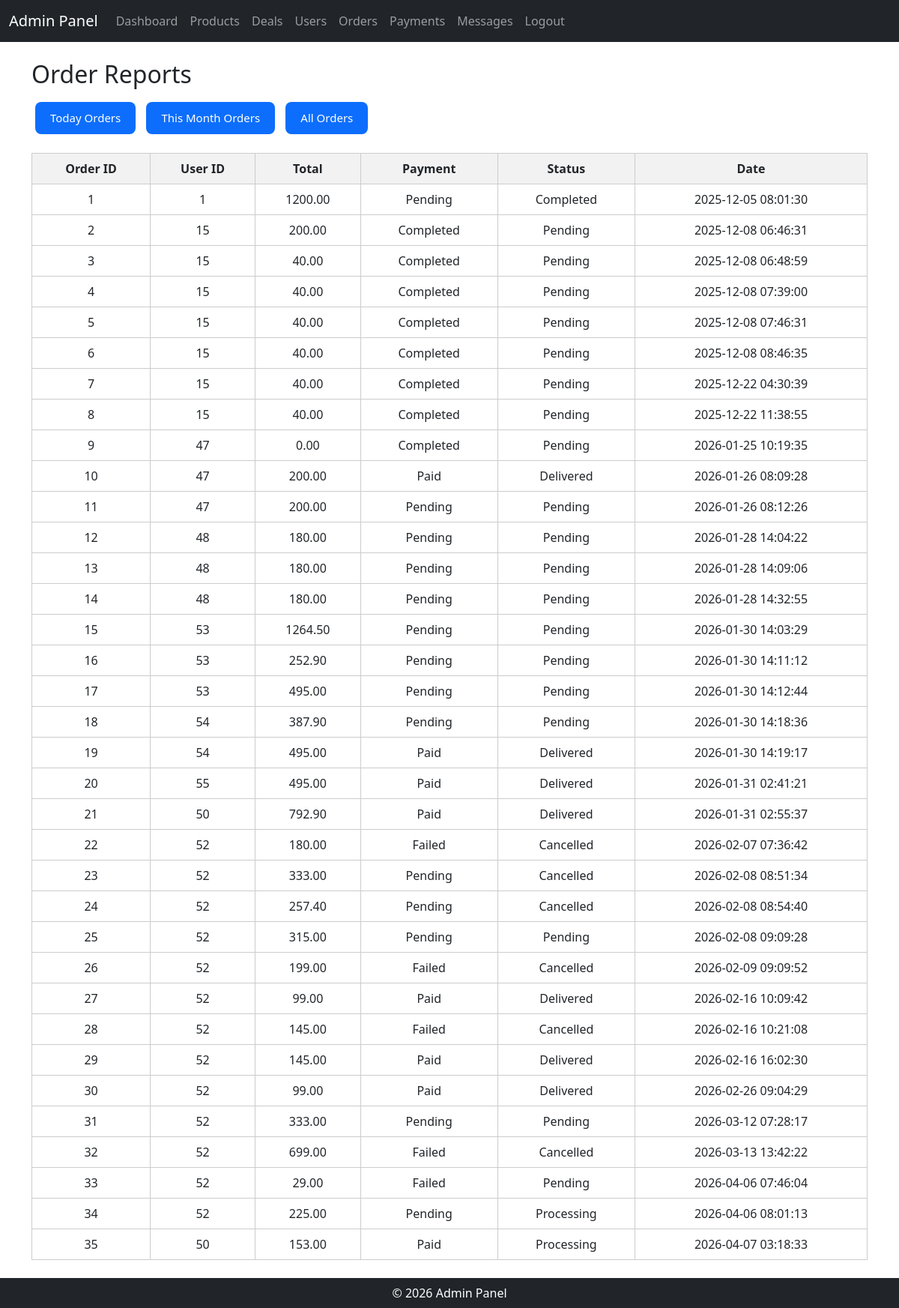
Page /admin_orders_report.php on the committed database.
### tables this page shows
CREATE TABLE `orders` (
  `order_id` int(11) NOT NULL,
  `user_id` int(11) NOT NULL,
  `order_date` timestamp NOT NULL DEFAULT current_timestamp(),
  `order_total` decimal(10,2) NOT NULL,
  `payment_status` varchar(50) DEFAULT 'Pending',
  `order_status` varchar(50) DEFAULT 'Processing',
  `deal_code` varchar(50) DEFAULT NULL,
  `discount_amount` decimal(10,2) DEFAULT 0.00,
  `cancelled_by` enum('user','admin') DEFAULT NULL
);

### admin_orders_report.php (the view, shortened to what this page needs)
<?php
include "config/db.php";
include 'admin_header.php';
$filter = $_GET['filter'] ?? 'all';
if($filter == "today"){
    $sql = "SELECT * FROM orders
            WHERE DATE(order_date) = CURDATE()";
}
elseif($filter == "month"){
    $sql = "SELECT * FROM orders
            WHERE MONTH(order_date)=MONTH(CURDATE())
            AND YEAR(order_date)=YEAR(CURDATE())";
}
else{
    $sql = "SELECT * FROM orders";
}
$result = mysqli_query($conn,$sql);
?>
<!DOCTYPE html>
<html>
<head>
</head>
<body>
<h2>Order Reports</h2>
<form method="GET">
    <button name="filter" value="today">Today Orders</button>
    <button name="filter" value="month">This Month Orders</button>
    <button name="filter" value="all">All Orders</button>
</form>
<table>
<tr>
    <th>Order ID</th>
    <th>User ID</th>
    <th>Total</th>
    <th>Payment</th>
    <th>Status</th>
    <th>Date</th>
</tr>
<?php while($row = mysqli_fetch_assoc($result)){ ?>
<tr>
    <td><?= $row['order_id']; ?></td>
    <td><?= $row['user_id']; ?></td>
    <td><?= $row['order_total']; ?></td>
    <td><?= $row['payment_status']; ?></td>
    <td><?= $row['order_status']; ?></td>
    <td><?= $row['order_date']; ?></td>
</tr>
<?php } ?>
</table>
<?php include 'admin_footer.php'; ?>
</body>
</html>

### admin_orders_report.php (style rules this page uses)
button { background:#0d6efd; color:white; padding:10px 20px; margin:10px 5px; border:none; border-radius:8px; font-size:15px; cursor:pointer; }
table { width:100%; border-collapse:collapse; margin-top:15px; }
th { background:#f2f2f2; }
th,td { border:1px solid #ccc; padding:8px; text-align:center; }

### rows in the picture
orders: order_id "1", user "1", order_total "1200.00", payment_status "Pending", order_status "Completed", order_date "2025-12-05 08:01:30"
orders: order_id "2", user "15", order_total "200.00", payment_status "Completed", order_status "Pending", order_date "2025-12-08 06:46:31"
orders: order_id "3", user "15", order_total "40.00", payment_status "Completed", order_status "Pending", order_date "2025-12-08 06:48:59"
orders: order_id "4", user "15", order_total "40.00", payment_status "Completed", order_status "Pending", order_date "2025-12-08 07:39:00"
orders: order_id "5", user "15", order_total "40.00", payment_status "Completed", order_status "Pending", order_date "2025-12-08 07:46:31"
orders: order_id "6", user "15", order_total "40.00", payment_status "Completed", order_status "Pending", order_date "2025-12-08 08:46:35"
orders: order_id "7", user "15", order_total "40.00", payment_status "Completed", order_status "Pending", order_date "2025-12-22 04:30:39"
orders: order_id "8", user "15", order_total "40.00", payment_status "Completed", order_status "Pending", order_date "2025-12-22 11:38:55"
orders: order_id "9", user "47", order_total "0.00", payment_status "Completed", order_status "Pending", order_date "2026-01-25 10:19:35"
orders: order_id "10", user "47", order_total "200.00", payment_status "Paid", order_status "Delivered", order_date "2026-01-26 08:09:28"
orders: order_id "11", user "47", order_total "200.00", payment_status "Pending", order_status "Pending", order_date "2026-01-26 08:12:26"
orders: order_id "12", user "48", order_total "180.00", payment_status "Pending", order_status "Pending", order_date "2026-01-28 14:04:22"
orders: order_id "13", user "48", order_total "180.00", payment_status "Pending", order_status "Pending", order_date "2026-01-28 14:09:06"
orders: order_id "14", user "48", order_total "180.00", payment_status "Pending", order_status "Pending", order_date "2026-01-28 14:32:55"
orders: order_id "15", user "53", order_total "1264.50", payment_status "Pending", order_status "Pending", order_date "2026-01-30 14:03:29"
orders: order_id "16", user "53", order_total "252.90", payment_status "Pending", order_status "Pending", order_date "2026-01-30 14:11:12"
orders: order_id "17", user "53", order_total "495.00", payment_status "Pending", order_status "Pending", order_date "2026-01-30 14:12:44"
orders: order_id "18", user "54", order_total "387.90", payment_status "Pending", order_status "Pending", order_date "2026-01-30 14:18:36"
orders: order_id "19", user "54", order_total "495.00", payment_status "Paid", order_status "Delivered", order_date "2026-01-30 14:19:17"
orders: order_id "20", user "55", order_total "495.00", payment_status "Paid", order_status "Delivered", order_date "2026-01-31 02:41:21"
orders: order_id "21", user "50", order_total "792.90", payment_status "Paid", order_status "Delivered", order_date "2026-01-31 02:55:37"
orders: order_id "22", user "52", order_total "180.00", payment_status "Failed", order_status "Cancelled", order_date "2026-02-07 07:36:42"
orders: order_id "23", user "52", order_total "333.00", payment_status "Pending", order_status "Cancelled", order_date "2026-02-08 08:51:34"
orders: order_id "24", user "52", order_total "257.40", payment_status "Pending", order_status "Cancelled", order_date "2026-02-08 08:54:40"
orders: order_id "25", user "52", order_total "315.00", payment_status "Pending", order_status "Pending", order_date "2026-02-08 09:09:28"
orders: order_id "26", user "52", order_total "199.00", payment_status "Failed", order_status "Cancelled", order_date "2026-02-09 09:09:52"
orders: order_id "27", user "52", order_total "99.00", payment_status "Paid", order_status "Delivered", order_date "2026-02-16 10:09:42"
orders: order_id "28", user "52", order_total "145.00", payment_status "Failed", order_status "Cancelled", order_date "2026-02-16 10:21:08"
orders: order_id "29", user "52", order_total "145.00", payment_status "Paid", order_status "Delivered", order_date "2026-02-16 16:02:30"
orders: order_id "30", user "52", order_total "99.00", payment_status "Paid", order_status "Delivered", order_date "2026-02-26 09:04:29"
orders: order_id "31", user "52", order_total "333.00", payment_status "Pending", order_status "Pending", order_date "2026-03-12 07:28:17"
orders: order_id "32", user "52", order_total "699.00", payment_status "Failed", order_status "Cancelled", order_date "2026-03-13 13:42:22"
orders: order_id "33", user "52", order_total "29.00", payment_status "Failed", order_status "Pending", order_date "2026-04-06 07:46:04"
orders: order_id "34", user "52", order_total "225.00", payment_status "Pending", order_status "Processing", order_date "2026-04-06 08:01:13"
orders: order_id "35", user "50", order_total "153.00", payment_status "Paid", order_status "Processing", order_date "2026-04-07 03:18:33"
